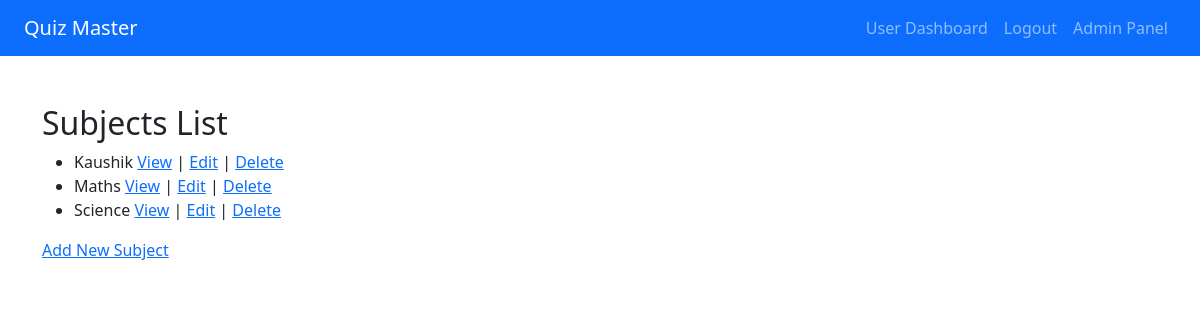
Screenshot of /view_subjects (signed in) with the database file from the repository.
### models/models.py (models this page shows, shortened)
class Subject(db.Model):
    id = db.Column(db.Integer, primary_key=True)
    name = db.Column(db.String(100), unique=True, nullable=False)
    description = db.Column(db.String(255))
    chapters = db.relationship('Chapter', backref='subject', lazy=True)  # This sets up a one-to-many relationship

### controllers/admin.py (the view)
@admin_bp.route('/view_subjects', methods=['GET'])
@login_required
def view_subjects():
    if not current_user.is_admin:
        return redirect(url_for('auth.login'))  # Redirect if not admin
    subjects = Subject.query.all()  # Get all subjects from the database
    return render_template('view_subjects.html', subjects=subjects)

### templates/view_subjects.html
{% extends 'base.html' %}
{% block content %}
<h2>Subjects List</h2>
<ul>
    {% for subject in subjects %}
        <li>{{ subject.name }}
            <a href="{{ url_for('admin.view_subject', subject_id=subject.id) }}">View</a> |
            <a href="{{ url_for('admin.edit_subject', subject_id=subject.id) }}">Edit</a> |
            <a href="{{ url_for('admin.delete_subject', subject_id=subject.id) }}">Delete</a>
        </li>
    {% else %}
        <li>No subjects available</li>
    {% endfor %}
</ul>
<a href="{{ url_for('admin.add_subject') }}">Add New Subject</a>
{% endblock %}

### rows the page displays
Subject: name "Kaushik"
Subject: name "Maths"
Subject: name "Science"
